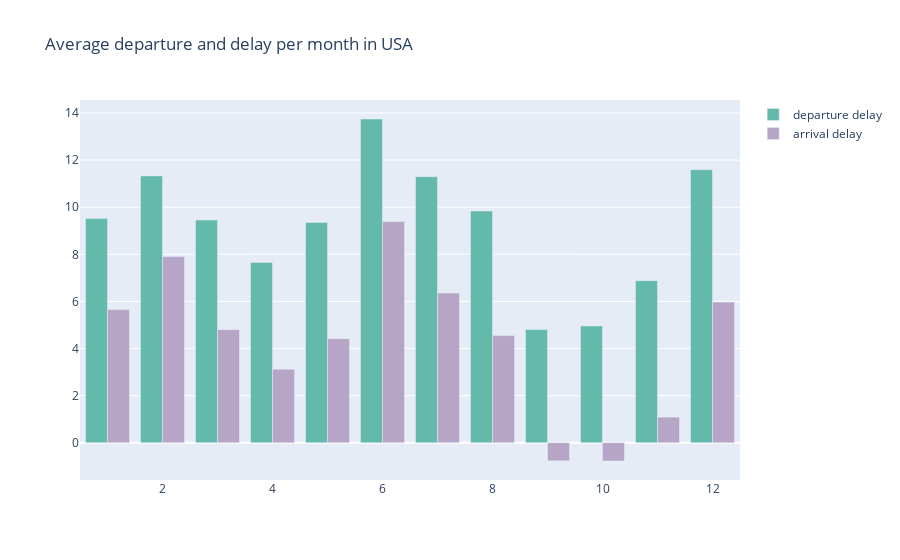

Notebook code for this chart:
### Code cell
fig = go.Figure(data=[go.Bar(x=df.month, y = df.dep_delay, name='departure delay', marker_color='#63baaa'), 
                     go.Bar(x=df.month, y = df.arr_delay, name='arrival delay', marker_color='#b6a5c7')],
               layout=go.Layout(title='Average departure and delay per month in USA')
               ) #arr delay and dep delay on one graph
fig.show()

### Figure 1 — Plotly figure (JSON) as saved in the notebook; plotly's stock layout.template omitted (floating-point values rounded to 4 significant figures)
{"data": [{"marker": {"color": "#63baaa"}, "name": "departure delay", "type": "bar", "x": [1, 2, 3, 4, 5, 6, 7, 8, 9, 10, 11, 12], "y": ["9.51739905695707", "11.329804213042678", "9.457096004060977", "7.654192199954241", "9.352638769560135", "13.744596613990558", "11.2960393149459", "9.840240453170786", "4.803557832522486", "4.958688922485164", "6.87981118528459", "11.59471443774388"]}, {"marker": {"color": "#b6a5c7"}, "name": "arrival delay", "type": "bar", "x": [1, 2, 3, 4, 5, 6, 7, 8, 9, 10, 11, 12], "y": ["5.6533274605930615", "7.903148015685324", "4.801888513459922", "3.1247219937710113", "4.4186718927630775", "9.391036263363347", "6.353538767624703", "4.547990739144742", "-0.7679300391873465", "-0.7751133874301934", "1.0875992580752694", "5.971955011163742"]}], "layout": {"title": {"text": "Average departure and delay per month in USA"}}}
